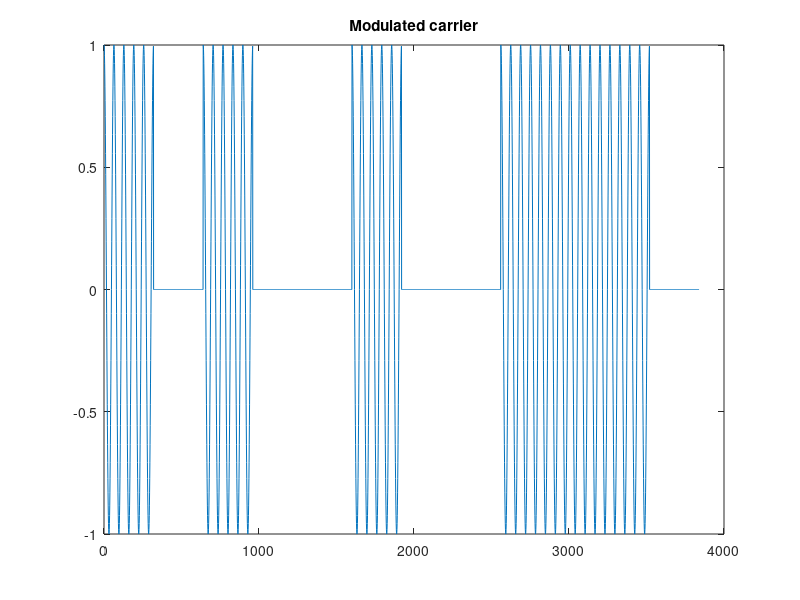

MATLAB code for this plot:
clear; close all; clc;

f_sample = 64e3; % sample frequency in samples/s
f_carrier = 1e3; % carrier frequency in Hz
t_symbol = 5e-3; % symbol duration in seconds
m = 1;           % modulation index

tx_data = [1 0 1 0 0 1 0 0 1 1 1 0];
N_sym = length(tx_data); % Number of symbols to be transmitted

sps = t_symbol * f_sample; % samples per symbol
N = N_sym * sps;           % Total number of required samples

% Generate baseband
M = []; % baseband vector
for i=1:N_sym
    M = [M tx_data(i)*ones(1, sps)];
end

% Scale and shift baseband according to the modulation index
M = M*m + (1-m);

% Generate modulated carrier
n = 0:N-1; % sample indices
Y = M .* cos(2*pi*f_carrier/f_sample*n);

%% Plots
figure(1)
plot(n, Y)
title('Modulated carrier');
